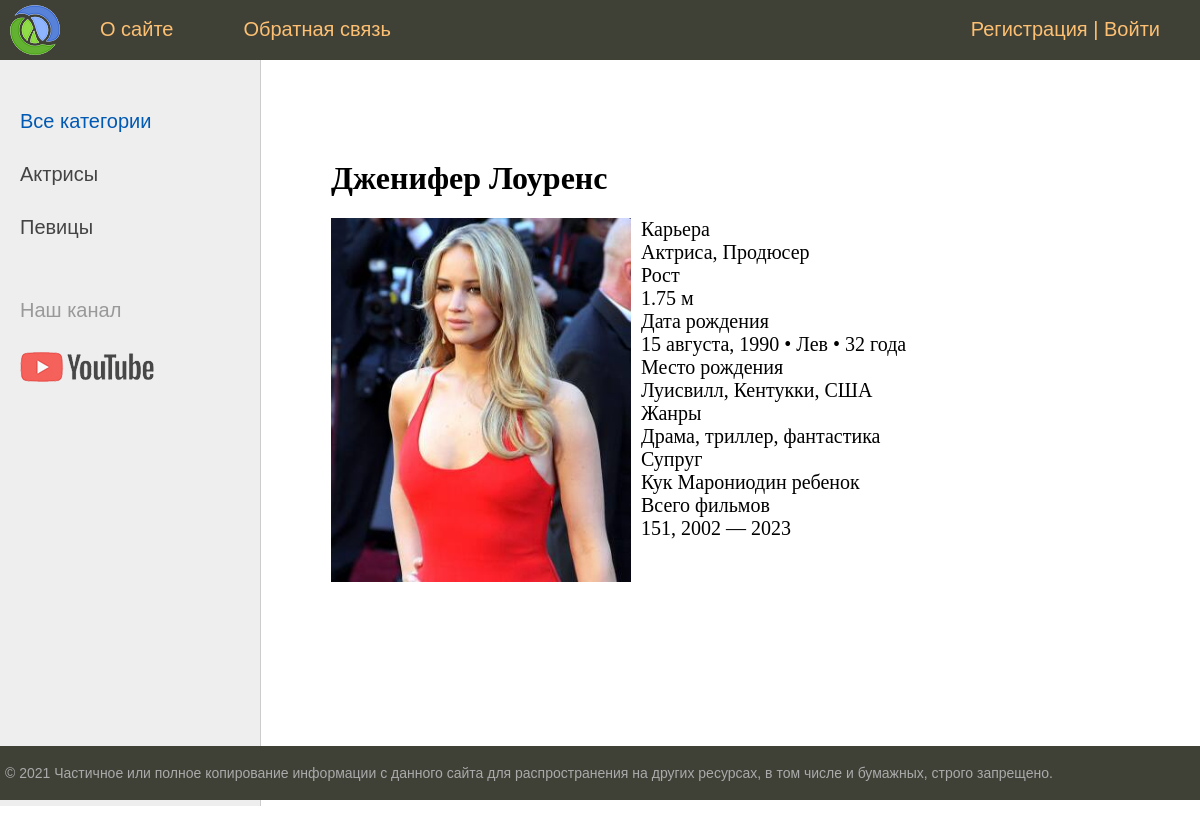
The page /post/dzhenifer-lourens/ on the database its author committed.
### women/models.py (models this page shows, shortened)
class Category(models.Model):
    name = models.CharField(max_length=100, db_index=True, verbose_name="Категория")
    slug = models.SlugField(max_length=255, unique=True, db_index=True, verbose_name="URL")
    def get_absolute_url(self):
        return reverse('category', kwargs={'cat_slug': self.slug})
    class Meta:
        verbose_name = 'Категория'
        verbose_name_plural = 'Категории'
        ordering = ['id']

class Women(models.Model):
    title = models.CharField(max_length=255, verbose_name="Заголовок")
    slug = models.SlugField(max_length=255, unique=True, db_index=True, verbose_name="URL")
    content = models.TextField(blank=True, verbose_name="Текст статьи")
    photo = models.ImageField(upload_to="photos/%Y/%m/%d/", verbose_name="Фото")
    time_create = models.DateTimeField(auto_now_add=True, verbose_name="Время создания")
    time_update = models.DateTimeField(auto_now=True, verbose_name="Время изменения")
    is_published = models.BooleanField(default=True, verbose_name="Публикация")
    cat = models.ForeignKey('Category', on_delete=models.PROTECT, verbose_name="Категории")
    def __str__(self):
        return self.title
    class Meta:
        verbose_name = 'Известные женщины'
        verbose_name_plural = 'Известные женщины'
        ordering = ['-time_create', 'title']

### women/views.py (the view)
# urls.py: path('post/<slug:post_slug>/', ShowPost.as_view(), name='post'),
class ShowPost(DataMixin, DeleteView):
    model = Women
    template_name = 'women/post.html'
    slug_url_kwarg = 'post_slug'
    context_object_name = 'post'
    def get_context_data(self, *, object_list=None, **kwargs):
        context = super().get_context_data(**kwargs)
        c_def = self.get_user_contex(title=context['post'])
        return dict(list(context.items()) + list(c_def.items()))

### women/utils.py (called while the page is built)
    def get_user_contex(self, **kwargs):
        context = kwargs
        cats = Category.objects.annotate(Count('women'))
        user_menu = menu.copy()
        if not self.request.user.is_authenticated:
            user_menu.pop(1)
        context['menu'] = user_menu
        context['cats'] = cats
        if 'cat_selected' not in context:
            context['cat_selected'] = 0
        return context

### women/templates/women/post.html
{% extends 'women/base.html' %}
{% block content %}
<h1>{{post.title}}</h1>
{% if post.photo %}
<p><img class="img-article-left" src="{{post.photo.url}}"></p>
{% endif %}
{{post.content|linebreaks}}
{% endblock %}

### women/templates/women/base.html (shortened to what this page needs)
{% load static %}
{% load women_tags %}
<!DOCTYPE html>
<html>
<head>
	<link type="text/css" href="{% static 'women/css/styles.css' %}" rel="stylesheet" />
</head>
<body>
<table class="table-page" border=0 cellpadding="0" cellspacing="0">
<tr><td valign=top>
{% block mainmenu %}
		<div class="header">
			<ul id="mainmenu" class="mainmenu">
			<li class="logo"><a href="{% url 'home' %}"><div class="logo"></div></a></li>
{% for m in menu %}
	<li><a href="{% url m.url_name %}">{{m.title}}</a></li>
{% endfor %}
	{% if request.user.is_authenticated %}
		<li class="last">{{user.username}} | <a href="{% url 'logout' %}">Выйти</a></li>
	{% else %}
		<li class="last"><a href="{% url 'register' %}">Регистрация</a> | <a href="{% url 'login' %}">Войти</a></li>
	{% endif %}
			</ul>
		</div>
{% endblock mainmenu %}
<table class="table-content" border=0 cellpadding="0" cellspacing="0">
<tr>
	<td valign="top" class="left-chapters">
	<ul id="leftchapters">
{% if cat_selected == 0 %}
		<li class="selected">Все категории</li>
{% else %}
		<li><a href="{% url 'home' %}">Все категории</a></li>
{% endif %}
{% for c in cats %}
{% if c.women__count > 0 %}
	{% if c.pk == cat_selected %}
		<li class="selected">{{c.name}}</li>
	{% else %}
		<li><a href="{{ c.get_absolute_url }}">{{c.name}}</a></li>
	{% endif %}
{% endif %}
{% endfor %}
		<li class="share">
		<p>Наш канал</p>
		<a class="share-yt" href="https://www.youtube.com/channel/UClJzWfGWuGJL2t-3dYKcHTA/playlists" target="_blank" rel="nofollow"></a>
		</li>
	</ul>
</td>
<td valign="top" class="content">
	<div class="content-text">
{% block content %}
{% endblock %}
	</div>
</td></tr></table>
</td></tr>
<tr><td valign=top>
	<div id="footer">
		<p>&copy; 2021 Частичное или полное копирование информации с данного сайта для распространения на других ресурсах, в том числе и бумажных, строго запрещено.</p>
	</div>
</td></tr></table>
</body>
</html>

### women/static/women/css/styles.css (style rules this page uses)
html, body { font-family: 'Arial'; margin: 0; padding: 0; height: 100%; width: 100%; color: #444; }
a { color: #0059b2; text-decoration: none; }
img { max-width: 600px; height: auto; }
img.img-article-left { max-width: 300px; height: auto; float: left; padding: 0 10px 10px 0; }
.table-page { width: 100%; height: 100%; vertical-align: top; }
.table-page tr { height: 100%; }
.header { background: #3F4137; height: 60px; }
.logo { background: url('../images/logo.png') no-repeat 10px 5px; width: 70px; height: 60px; }
ul.mainmenu { list-style: none; margin: 0; padding: 0; height: 60px; color: #fdc073; font-size: 20px; overflow: hidden; }
ul.mainmenu li { float: left; margin: 18px 40px 0 30px; }
ul.mainmenu li.logo { margin: 0; }
ul.mainmenu li.last { float: right; }
ul.mainmenu li a { color: #fdc073; text-decoration: none; }
.table-content { width: 100%; min-height: 100%; height: 100%; }
.left-chapters { margin: 0; background: #eee; border-right: 1px solid #ccc; min-height: 100%; }
.left-chapters ul { width: 230px; min-height: 100%; margin: 0; padding: 20px 10px 10px 20px; list-style: none; font-size: 20px; }
.left-chapters ul li { margin: 30px 0 0 0; color: #999; }
.left-chapters ul li.selected { color: #0059b2; }
.left-chapters ul li a { color: #444; text-decoration: none; }
.left-chapters ul li.share { margin: 60px 0 0 0; }
.left-chapters ul li.share p { margin: 30px 0 30px 0; }
.left-chapters ul li.share a { display: inline-block; width: 40px; height: 40px; margin: 0 20px 0 0; }
.left-chapters ul li.share a.share-yt { width: 100%; height: 30px; background: url('../images/share_yt.png') no-repeat 0 0 }
.content { padding: 40px 20px 20px 40px; width: 100%; box-sizing: border-box; }
.content-text { margin: 60px 0 0 30px; color: #000; font-size: 20px; font-family: Yandex Sans Display Light; }
.content-text h1 { font-size: 32px; }
#footer { box-sizing: border-box; background: #3F4137; padding: 5px; color: #aaa; font-size: 14px; font-family: Verdana, Geneva, Arial, Helvetica; text-align: left; overflow: hidden; }

### rows shown on the page
Category: name "Актрисы"
Category: name "Певицы"
Women: title "Дженифер Лоуренс", photo (picture), content "Карьера Актриса, Продюсер Рост 1.75 м Дата рождения 15 августа, 1990 • Лев • 32 года Место рождения Луисвилл, Кентукки, США Жанры Драма, триллер, фантастика Супруг Кук Марониодин ребенок Всего фильмов 151, 2002 — 2023"

### other values the page prints
{{ m.title }} "О сайте" "Обратная связь"
